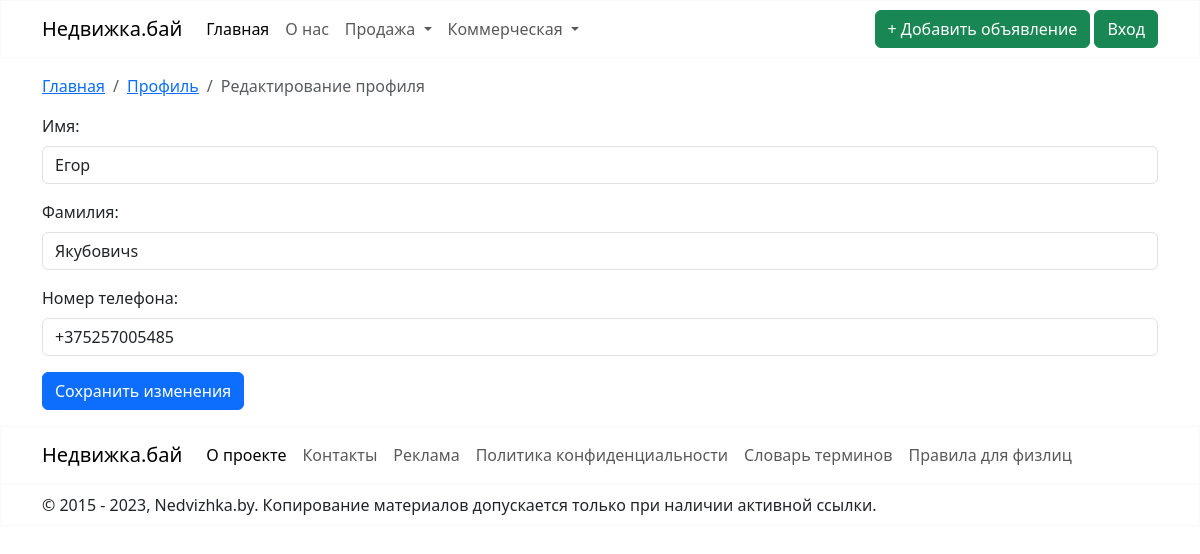
The app's page /accounts/profile/edit_profile/ (signed in), older data.
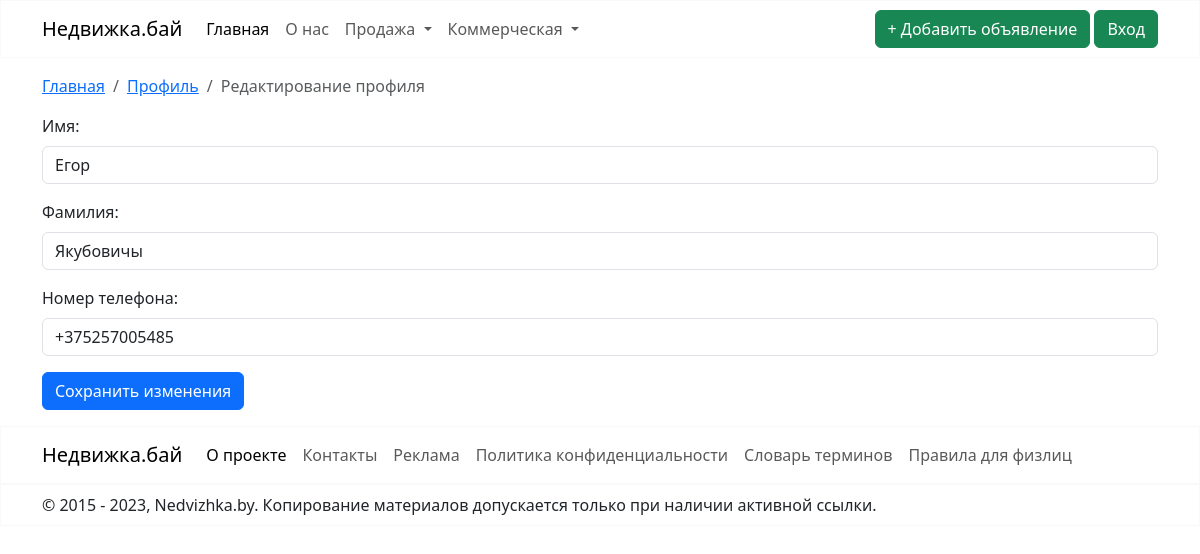
The same page, newer data.
### user_profile/models.py (models this page shows, shortened)
class Profile(models.Model):
    phone_regex = RegexValidator(
        regex=r'^\+375\d{9}$',
        message='Номер телефона должен быть в формате: "+375XXYYYYYYY", где XX - код оператора, а YYYYYYY - номер абонента.'
    )
    user = models.OneToOneField(User, on_delete=models.CASCADE)
    first_name = models.CharField(max_length=100)
    last_name = models.CharField(max_length=100)
    phone_number = models.CharField(max_length=13, validators=[phone_regex])

### user_profile/views.py (the view)
# urls.py: path('edit_profile/', views.EditProfileView.as_view(), name='edit_profile'),
class EditProfileView(LoginRequiredMixin, UpdateView):
    model = Profile
    template_name = 'edit_profile.html'
    form_class = ProfileForm
    success_url = reverse_lazy('profile')
    def get_object(self, queryset=None):
        return self.request.user.profile

### user_profile/forms.py
class ProfileForm(forms.ModelForm):
    class Meta:
        model = Profile
        fields = ['first_name', 'last_name', 'phone_number']
        labels = {
        'first_name': 'Имя',
        'last_name': 'Фамилия',
        'phone_number': 'Номер телефона'
        }

### user_profile/templates/edit_profile.html (shortened to what this page needs)
{% extends "base.html" %}
{% block content %}
    <div class="container-md mt-3">
        <nav aria-label="breadcrumb">
            <ol class="breadcrumb">
                <li class="breadcrumb-item"><a href="{% url "nedvizhka" %}">Главная</a></li>
                <li class="breadcrumb-item"><a href="{% url "account_login" %}">Профиль</a></li>
                <li class="breadcrumb-item active" aria-current="page">Редактирование профиля</li>
            </ol>
        </nav>
    </div>
    <div class="container-md mt-3 mb-3">
        <form method="post">
            <div class="mb-3">
                <label for="{{ form.first_name.id_for_label }}" class="form-label">Имя:</label>
                <input type="text" class="form-control" id="{{ form.first_name.id_for_label }}"
                       name="{{ form.first_name.html_name }}" value="{{ form.first_name.value }}">
            </div>
            <div class="mb-3">
                <label for="{{ form.last_name.id_for_label }}" class="form-label">Фамилия:</label>
                <input type="text" class="form-control" id="{{ form.last_name.id_for_label }}"
                       name="{{ form.last_name.html_name }}" value="{{ form.last_name.value }}">
            </div>
            <div class="mb-3">
                <label for="{{ form.phone_number.id_for_label }}" class="form-label">Номер телефона:</label>
                <input type="text" class="form-control" id="{{ form.phone_number.id_for_label }}"
                       name="{{ form.phone_number.html_name }}" value="{{ form.phone_number.value }}">
            </div>
            <button type="submit" class="btn btn-primary">Сохранить изменения</button>
        </form>
    </div>
{% endblock %}

Row changes from the older to the newer data that the page shows:
changed Profile "Егор": last_name "Якубовичs" → "Якубовичы"
